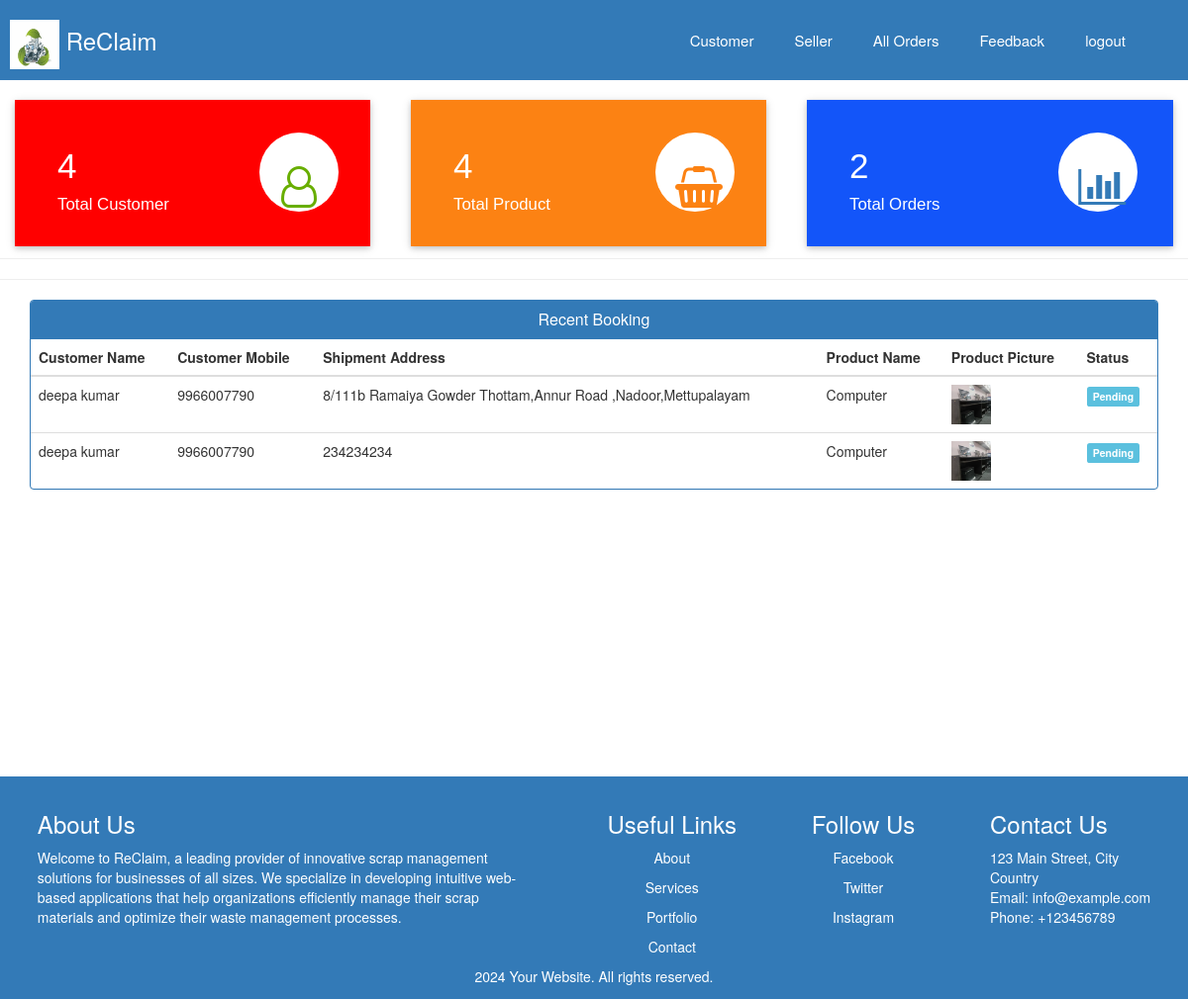
Page /admin-dashboard (signed in) on the committed database.
### ecom/models.py (models this page shows, shortened)
class Customer(models.Model):
    user=models.OneToOneField(User,on_delete=models.CASCADE)
    profile_pic= models.ImageField(upload_to='profile_pic/CustomerProfilePic/',null=True,blank=True)
    address = models.CharField(max_length=150)
    mobile = models.CharField(max_length=20,null=False)
    @property
    def get_name(self):
        return self.user.first_name+" "+self.user.last_name

class Orders(models.Model):
    STATUS =(
        ('Pending','Pending'),
        ('Order Confirmed','Order Confirmed'),
        ('Out for Delivery','Out for Delivery'),
        ('Delivered','Delivered'),
    )
    customer=models.ForeignKey('Customer', on_delete=models.CASCADE,null=True)
    user_id=models.CharField(max_length=20,null=True)
    product=models.ForeignKey('Product',on_delete=models.CASCADE,null=True)
    email = models.CharField(max_length=50,null=True)
    address = models.CharField(max_length=500,null=True)
    mobile = models.CharField(max_length=20,null=True)
    order_date= models.DateField(auto_now_add=True,null=True)
    status=models.CharField(max_length=50,null=True,choices=STATUS)

class Product(models.Model):
	STATUS =(
        ('Electronic waste','Electronic waste'),
        ('Furniture waste','Furniture waste'),
        ('Paper waste','Paper waste'),
		)
	name=models.CharField(max_length=40)
	user_id=models.CharField(max_length=40)
	product_image= models.ImageField(upload_to='product_image/',null=True,blank=True)
	price = models.PositiveIntegerField()
	quantity = models.PositiveIntegerField()
	description=models.CharField(max_length=300)
	year = models.CharField(max_length=5,null=True)
	make = models.CharField(max_length=50,null=True)
	spec=models.CharField(max_length=100,null=True)
	cat=models.CharField(max_length=50,null=True,choices=STATUS)

### ecom/views.py (the view)
# urls.py: path('admin-dashboard', views.admin_dashboard_view,name='admin-dashboard'),
@login_required(login_url='adminlogin')
def admin_dashboard_view(request):
    customercount=models.Customer.objects.all().count()
    productcount=models.Product.objects.all().count()
    ordercount=models.Orders.objects.all().count()
    orders=models.Orders.objects.all()
    ordered_products=[]
    ordered_bys=[]
    for order in orders:
        ordered_product=models.Product.objects.all().filter(id=order.product.id)
        ordered_by=models.Customer.objects.all().filter(id = order.customer.id)
        ordered_products.append(ordered_product)
        ordered_bys.append(ordered_by)
    mydict={
    'customercount':customercount,
    'productcount':productcount,
    'ordercount':ordercount,
    'data':zip(ordered_products,ordered_bys,orders),
    }
    return render(request,'ecom/admin_dashboard.html',context=mydict)

### templates/ecom/admin_dashboard.html
{% extends 'ecom/admin_base.html' %} {% load static %} {% block content %}
<br />
{%include 'ecom/admin_dashboard_cards.html'%}
<br /><br /><br /><br /><br />
<hr />
<hr />
<div class="container">
  <div class="panel panel-primary">
    <div class="panel-heading" style="text-align: center">
      <h6 class="panel-title">Recent Booking</h6>
    </div>
    <table class="table table-hover" id="dev-table">
      <thead>
        <tr>
          <th>Customer Name</th>
          <th>Customer Mobile</th>
          <th>Shipment Address</th>
          <th>Product Name</th>
          <th>Product Picture</th>
          <th>Status</th>
        </tr>
      </thead>
      {% for product,customer,order in data %}
      <tr>
        {% for c in customer %}
        <td>{{c.get_name}}</td>
        <td>{{c.mobile}}</td>
        <td>{{order.address}}</td>
        {% endfor %} {% for p in product %}
        <td>{{p.name}}</td>
        <td>
          <img
            src="{% static p.product_image.url %}"
            alt="Profile Pic"
            height="40px"
            width="40px"
          />
        </td>
        {% if order.status == 'Pending'%}
        <td><span class="label label-info">{{order.status}}</span></td>
        {% elif order.status == 'Delivered' %}
        <td><span class="label label-success">{{order.status}}</span></td>
        {% elif order.status == 'Out for Delivery' %}
        <td><span class="label label-warning">{{order.status}}</span></td>
        {%else%}
        <td><span class="label label-primary">{{order.status}}</span></td>
        {%endif%} {% endfor %}
      </tr>
      {% endfor %}
    </table>
  </div>
</div>
{% endblock content %}

### rows in the picture
Orders: address "8/111b Ramaiya Gowder Thottam,Annur Road ,Nadoor,Mettupalayam", status "Pending"
Customer: get_name "deepa kumar", mobile "9966007790"
Product: name "Computer", product_image (picture)
Orders: address "234234234", status "Pending"
Product: name "Computer", product_image (picture)

### other values in the picture
{{ customercount }} "4"
{{ productcount }} "4"
{{ ordercount }} "2"
